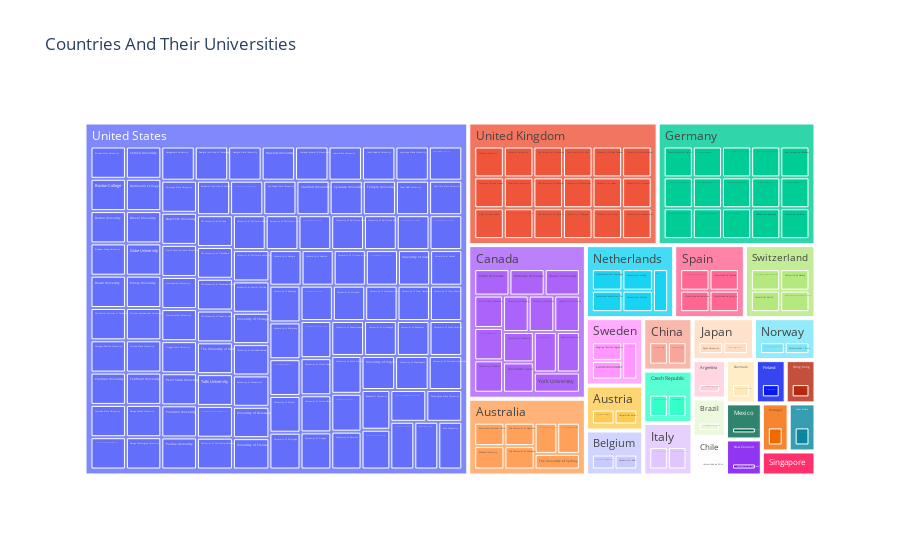

Write notebook code for a chart like this one.
### Code cell
fig4 = px.treemap(data, path=['COUNTRY', 'UNIVERSITY'],title='Countries And Their Universities' )
fig4

### Figure 1 — Plotly figure (JSON) as saved in the notebook; plotly's stock layout.template omitted (floating-point values rounded to 4 significant figures; data arrays with more than 128 entries replaced by an {"elided": "..."} marker saying what was removed)
{"data": [{"branchvalues": "total", "domain": {"x": [0, 1], "y": [0, 1]}, "hovertemplate": "labels=%{label}<br>count=%{value}<br>parent=%{parent}<br>id=%{id}<extra></extra>", "ids": {"elided": "227 str values"}, "labels": {"elided": "227 str values"}, "name": "", "parents": {"elided": "227 str values"}, "type": "treemap", "values": {"elided": "227 int values"}}], "layout": {"legend": {"tracegroupgap": 0}, "title": {"text": "Countries And Their Universities"}}}
